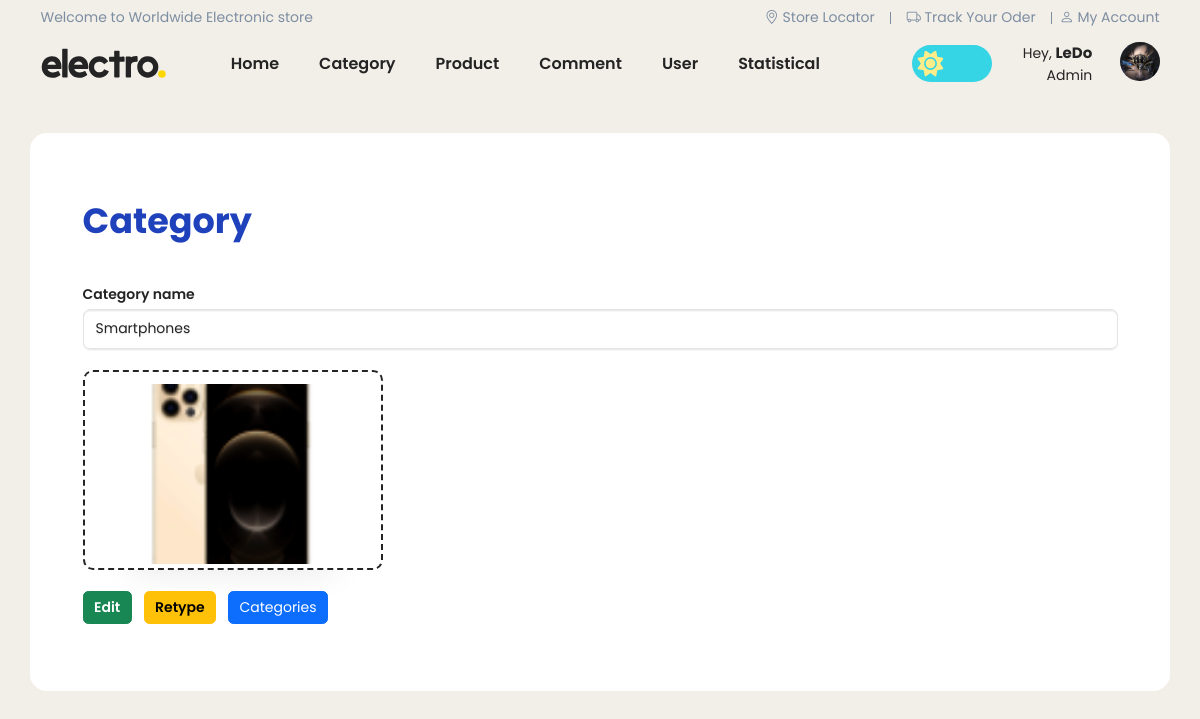
The page /admin/index.php?act=category-edit&category_id=1 (signed in) on the database its author committed.
### tables this page shows
CREATE TABLE `client` (
  `client_id` int(11) NOT NULL,
  `user_name` varchar(20) NOT NULL,
  `password` varchar(50) NOT NULL,
  `client_status` int(11) DEFAULT 0,
  `client_img` varchar(50) DEFAULT NULL,
  `client_email` varchar(50) NOT NULL,
  `client_role` int(11) NOT NULL DEFAULT 0
);

CREATE TABLE `category` (
  `category_id` int(11) NOT NULL,
  `category_name` varchar(50) NOT NULL,
  `category_img` varchar(25) NOT NULL
);

### model/pdo.php (called while the page is built, shortened)
<?php
function pdo_get_connection(){
    $servername = "localhost";
    $username = "root";
    $password = "";
    try {
        $conn = new PDO("mysql:host=$servername;dbname=electro_shop", $username, $password);
        $conn->setAttribute(PDO::ATTR_ERRMODE, PDO::ERRMODE_EXCEPTION);
        return $conn;
    } catch(PDOException $e) {
        echo "Connection failed: " . $e->getMessage();
    }
}
function pdo_query($sql){
    $sql_args=array_slice(func_get_args(),1);
    try{
        $conn=pdo_get_connection();
        $stmt=$conn->prepare($sql);
        $stmt->execute($sql_args);
        $rows=$stmt->fetchAll();
        return $rows;
    }
    catch(PDOException $e){
        throw $e;
    }
    finally{
        unset($conn);
    }
}
function pdo_query_one($sql){
    $sql_args=array_slice(func_get_args(),1);
    try{
        $conn=pdo_get_connection();
        $stmt=$conn->prepare($sql);
        $stmt->execute($sql_args);
        $row=$stmt->fetch(PDO::FETCH_ASSOC);
        return $row;
    }
    catch(PDOException $e){
        throw $e;
    }
    finally{
        unset($conn);
    }
}
?>

### model/client.php (called while the page is built, shortened)
<?php
function loadall_client($user_name = '',$client_email='' , $client_role = false)
{
    $sql = "select * from client where 1";
    if ($client_email != '') {
        $sql .= " and client_email = '" . $client_email . "'";
    }
    $sql .= " order by client_id asc";
    $listClients = pdo_query($sql);
    return $listClients;
}
?>

### global.php (called while the page is built, shortened)
<?php
$img_path_admin = '../view/asset/image/';
?>

### model/category.php (called while the page is built, shortened)
<?php
function loadone_category($category_id)
{
    if ($category_id > 0) {
        $sql = "select * from category where category_id=" . $category_id;
        $category = pdo_query_one($sql);
        return $category;
    } else {
        return "";
    }
}

### admin/categories/edit.php (the view, shortened to what this page needs)
<div class="container category-form">
    <div class="h1 m-5 title">Category</div>
    <form action="index.php?act=category-update" method="post" enctype="multipart/form-data" id="form-category-edit" class="m-5">
        <div class="form-group">
            <label for="category-name">Category name</label>
            <input type="text" rules="required" name="category-name" id="category-name" value="<?=$category['category_name']?>"/>
            <span class="form-message"></span>
        </div>
        <div class="form-group">
            <label class="custum-file-upload" for="file">
                <div class="img-upload"><img src="<?=$img_path_admin.$category['category_img']?>"></div>
            </label>
            <span class="form-message"></span>
        </div>
        <input class="btn btn-success" type="submit" name="submit" value="Edit" />
        <input type="button" class="btn btn-warning btn-retype" value="Retype">
        <a href="index.php?act=categories-list" class="btn btn-primary">Categories</a>
    </form>
</div>
</div>

### admin/header.php (shortened to what this page needs)
<!DOCTYPE html>
<html lang="en">
  <head>
    <link rel="stylesheet" href="../view/asset/css/style.css" />
    <link
      href="https://cdn.jsdelivr.net/npm/bootstrap@5.3.2/dist/css/bootstrap.min.css"
      rel="stylesheet"
    />
    <link
      rel="stylesheet"
      href="https://cdn.jsdelivr.net/npm/bootstrap-icons@1.11.0/font/bootstrap-icons.css"
    />
  </head>
  <body>
    <div id="wapper">
      <header>
        <div class="container">
          <div class="header-top d-flex justify-content-between">
            <ul class="nav pt-2 pb-2 menu-top-bar-left">
              <li><a href="#">Welcome to Worldwide Electronic store</a></li>
            </ul>
            <ul class="nav pt-2 pb-2 menu-top-bar-right">
              <li>
                <a href="#"><i class="bi bi-geo-alt"></i> Store Locator</a>
              </li>
              <li>
                <a href="#"><i class="bi bi-truck"></i> Track Your Oder</a>
              </li>
              <li>
                <a href="#"><i class="bi bi-person"></i> My Account</a>
              </li>
            </ul>
          </div>
          <div class="header-bottom pt-2 pb-2">
            <div class="row align-items-center">
              <div class="col-auto logo">
              </div>
              <ul
                class="col nav justify-content-center align-items-center menu-main"
              >
                <li><a href="index.php">Home</a></li>
                <li><a href="index.php?act=categories-list">Category</a></li>
                <li><a href="index.php?act=products-list">Product</a></li>
                <li><a href="index.php?act=comments-list">Comment</a></li>
                <li><a href="index.php?act=clients-list">User</a></li>
                <li><a href="index.php?act=statistical-list">Statistical</a></li>
              </ul>
              <div class="col-1 btn-toggle-dark-mode">
                <label class="switch-name">
                  <div class="back"></div>
                </label>
              </div>
              <?php
                if (isset($client) && ($client)) {
                  $profile_photo = $client[0]['client_img'] ? '<img src="' . $img_path_admin . $client[0]['client_img'] . '">' :
                    '<ion-icon name="person-circle-outline"></ion-icon>';
                  echo '
                        <div class="overlay"></div>
                        <div class="col-auto profile">
                          <div class="info">
                            <p class="m-0">Hey, <b>' . $client[0]['user_name'] . '</b></p>
                            <div class="text-role">Admin</div>
                          </div>
                          <div class="profile-photo">
                            ' . $profile_photo . '
                          </div>
                          <ul class="profile-navbar toTop">
                            <li><a href="#">Your profile</a></li>
                            <li><a href="index.php?act=logout"><ion-icon name="log-out-outline"></ion-icon> Logout</a></li>
                          </ul>
                        </div>
                      ';
                }
              ?>
            </div>
          </div>
        </div>
      </header>

### view/asset/css/style.css (style rules this page uses)
:root { --color-primary: #6c9bcf; --color-danger: #ff0060; --color-success: #33ddb3; --color-warning: #f7d060; --color-white: #ffffff; --color-info-dark: #7d8da1; --color-dark: #242424; --color-light: #eaeaea; --color-light-2: #eaeaea; --color-dark-variant: #677483; --color-background: #f2efe9; --color-title: #fed700; --color-title-2: #1f41bb; --color-linear: #fa709a, #fee140; --card-border-radius: 2rem; --border-radius-1: 0.4rem; --border-radius-2: 1.2rem; --card-padding: 1.8rem; --padding-1: 1.2rem; --box-shadow: 0 2rem 3rem var(--color-light-2); }
* { padding: 0; margin: 0; box-sizing: border-box; font-family: "Poppins", sans-serif; }
a { text-decoration: none !important; }
html { font-size: 14px; }
body { width: 100%; height: 100vh; background-color: var(--color-background) !important; transition: 0.5s linear; }
header .menu-top-bar-right li:not(li:last-child) { position: relative; padding: 0 16px; }
header .menu-top-bar-right li:last-child { padding-left: 8px; }
header .menu-top-bar-right li:not(li:last-child)::before { position: absolute; right: 0; top: 25%; content: ""; width: 1px; height: 12px; background-color: var(--color-info-dark); }
header .header-top a { text-decoration: none; color: var(--color-info-dark); }
header .header-bottom svg { max-width: 125px; cursor: pointer; }
header .menu-main a { margin: 0 20px; text-decoration: none; color: var(--color-dark); font-size: 16px; font-weight: 600; transition: 0.2s linear; }
header .switch-name { --dark-sky: #5050e5; --moon: #ffd365; --light-sky: #35d5e5; --sun: #ffed89; display: inline-block; position: relative; border-radius: 5em; cursor: pointer; width: 80px; height: 37px; overflow: hidden; transition: all 0.5s; align-items: center; }
header .switch-name .back { background-color: var(--light-sky); position: absolute; width: 100%; height: 100%; left: 0; top: 0; transition: 0.5s ease-in-out; }
header .switch-name .sun { position: absolute; left: 0; top: 0; height: 100%; padding: 0.4em; fill: var(--sun); transition: 0.5s; }
header .btn-toggle-dark-mode { height: 37px; margin: 0 16px; }
header .header-bottom .profile { position: relative; display: flex; gap: 2rem; text-align: right; }
header .header-bottom .profile .info { font-size: 14px; color: var(--color-dark); }
header .header-bottom .profile .info b { font-size: 15px; }
header .header-bottom .profile-photo { width: 2.8rem; height: 2.8rem; border-radius: 50%; overflow: hidden; cursor: pointer; }
header .header-bottom .profile-photo img { width: 100%; object-fit: cover; object-position: center; }
.title { width: 100%; margin: 0; font-size: 1.25rem; font-weight: 700; color: #212121; }
.custum-file-upload { height: 200px; width: 300px; display: flex; flex-direction: column; align-items: space-between; gap: 20px; cursor: pointer; align-items: center; justify-content: center; border: 2px dashed var(--color-dark); background-color: transparent; padding: 12px; border-radius: 10px; box-shadow: 0px 48px 35px -48px rgba(0, 0, 0, 0.1); }
.custum-file-upload .img-upload { width: 100%; height: 100%; overflow: hidden; }
.custum-file-upload .img-upload img { width: 100%; height: 100%; object-fit: cover; object-position: center; }
.product-form, .category-form { margin: 40px 0; background-color: var(--color-white); border-radius: var(--border-radius-2); padding: var(--card-padding); }
.product-form .title, .category-form .title { font-weight: bold; color: var(--color-title-2); }
.form-group { display: flex; flex-direction: column; }
.product-form .form-group label, .category-form .form-group label { color: var(--color-dark); font-weight: 550; padding-bottom: 4px; }
.product-form .form-group input, .category-form .form-group input { width: auto; height: 40px; padding: 0 0 0 12px; border-radius: 7px; outline: none; color: var(--color-dark); border: 1px solid #e5e5e5; filter: drop-shadow(0px 1px 0px var(--color-light-2)) drop-shadow(0px 1px 0.5px rgba(239, 239, 239, 0.5)); transition: all 0.3s cubic-bezier(0.15, 0.83, 0.66, 1); background-color: transparent; }
.form-group span { min-height: 21px; }
.product-form input.btn, .category-form input.btn { font-size: 14px; font-weight: 550; margin-right: 8px; }

### rows shown on the page
client: user_name "LeDo", client_img (picture)
category: category-name "Smartphones", category_img (picture)
